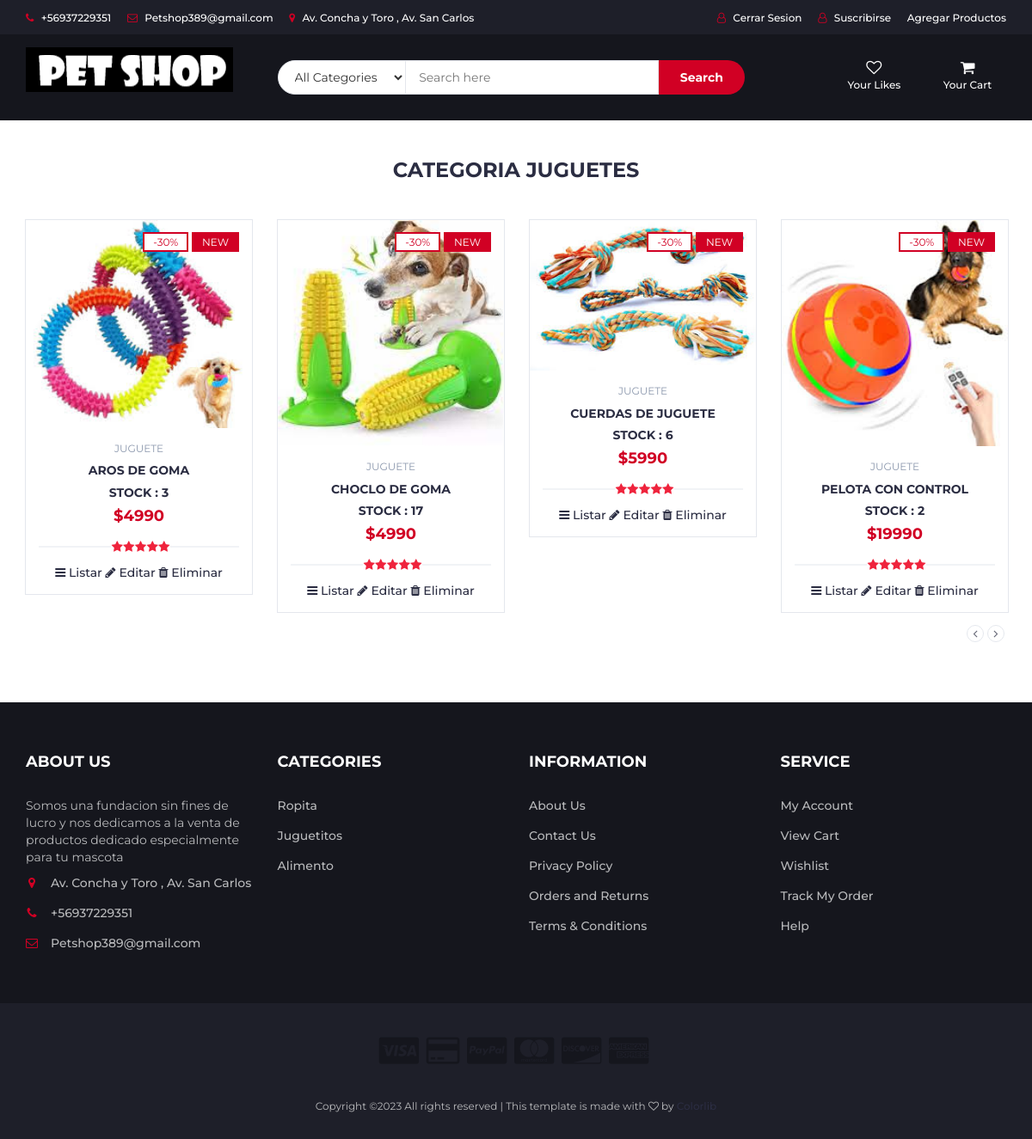
Screenshot of /juguetes/ (signed in) with the database file from the repository.
### core/models.py (models this page shows, shortened)
class Producto(models.Model):
    nombre = models.CharField(max_length=100)
    precio = models.IntegerField()
    stock = models.IntegerField()
    descripcion = models.CharField(max_length=200)
    tipo = models.ForeignKey(TipoProducto, on_delete=models.CASCADE)
    vencimiento = models.DateField()
    imagen = models.ImageField(null=True,blank=True)
    vigente = models.BooleanField()

class TipoProducto(models.Model):
    descripcion = models.CharField(max_length=100)
    def __str__(self):
        return self.descripcion

### core/views.py (the view)
# urls.py: path('juguetes/', juguetes , name="juguetes"),
@login_required
def juguetes(request):
    ProductoAll = Producto.objects.all()
    data = {
        'Listado' : ProductoAll
    }
    return render (request,'core/juguetes.html' , data)

### core/templates/core/juguetes.html (shortened to what this page needs)
{% extends 'core/base.html' %}
{% block contenido %}
<div class="section">
	<div class="container">
		<div class="row">
			<div class="col-md-12">
				<div class="section-title" style="text-align: center;">
					<h3 class="title"> Categoria Juguetes</h3>
				</div>
			</div>
			<div class="col-md-12">
				<div class="row">
					<div class="products-tabs">
						<div id="tab1" class="tab-pane active">
							<div class="products-slick" data-nav="#slick-nav-1">
								{% for p in Listado %}
								{% if p.tipo.id == 2 %}
									<div class="product">
										<div class="product-img">
											{% if p.imagen %}
											<img src="{{ p.imagen.url }}" alt="">
											{% endif %}
											<div class="product-label">
												<span class="sale">-30%</span>
												<span class="new">NEW</span>
											</div>
										</div>
										<div class="product-body">
											<p class="product-category">{{ p.tipo }}</p>
											<h3 class="product-name"><a href="#">{{ p.nombre }}</a></h3>
											{% if p.stock == 0 %}
												<h3 class="product-name" style="color: red;"> PRODUCTO SIN STOCK </h3>
											{% else %}
												<h3 class="product-name"><a href="#">stock : {{ p.stock }}</a></h3>
												<h4 class="product-price">${{ p.precio }}<del class="product-old-price"></del></h4>
											{% endif %}
											<div class="product-rating">
												<i class="fa fa-star"></i>
												<i class="fa fa-star"></i>
												<i class="fa fa-star"></i>
												<i class="fa fa-star"></i>
												<i class="fa fa-star"></i>
												<br>
											</div>
											<div class="product-btns">
												{% if user.is_authenticated %}
												<a href="{% url 'read_product' %}"><i class="fa fa-bars"></i> Listar </a>
												<a href="{% url 'update_product' p.id %}"><i class="fa fa-pencil"></i> Editar </a>
												<a onclick="deleteProducto( {{ p.id }} )"><i class="fa fa-trash"></i> Eliminar </a>
												{% endif %}
											</div>
										</div>
										{% if user.is_authenticated %}
											<div class="add-to-cart">
												<button class="add-to-cart-btn"> Agregar al Carrito</button>
											</div>
										{% else %}
										<div class="add-to-cart">
											<button class="add-to-cart-btn"><i class="fa fa-shopping-cart"></i> Inicia Sesion para Agregar</button>
										</div>
									{% endif %}
								</div>
								{% endif %}
								{% endfor %}
							</div>
							<div id="slick-nav-1" class="products-slick-nav"></div>
						</div>
					</div>
				</div>
			</div>
		</div>
	</div>
</div>
<br><br><br>
{% endblock %}

### core/static/core/css/style.css (style rules this page uses)
body { font-family: 'Montserrat', sans-serif; font-weight: 400; color: #333; }
h1, h2, h3, h4, h5, h6 { color: #2B2D42; font-weight: 700; margin: 0 0 10px; }
a { color: #2B2D42; font-weight: 500; -webkit-transition: 0.2s color; transition: 0.2s color; }
.section { padding-top: 30px; padding-bottom: 30px; }
.section-title { position: relative; margin-bottom: 30px; margin-top: 15px; }
.section-title .title { display: inline-block; text-transform: uppercase; margin: 0px; }
.product { position: relative; margin: 15px 0px; -webkit-box-shadow: 0px 0px 0px 0px #E4E7ED, 0px 0px 0px 1px #E4E7ED; box-shadow: 0px 0px 0px 0px #E4E7ED, 0px 0px 0px 1px #E4E7ED; -webkit-transition: 0.2s all; transition: 0.2s all; }
.product .product-img { position: relative; }
.product .product-img>img { width: 100%; }
.product .product-img .product-label { position: absolute; top: 15px; right: 15px; }
.product .product-img .product-label>span { border: 2px solid; padding: 2px 10px; font-size: 12px; }
.product .product-img .product-label>span.sale { background-color: #FFF; border-color: #D10024; color: #D10024; }
.product .product-img .product-label>span.new { background-color: #D10024; border-color: #D10024; color: #FFF; }
.product .product-body { position: relative; padding: 15px; background-color: #FFF; text-align: center; z-index: 20; }
.product .product-body .product-category { text-transform: uppercase; font-size: 12px; color: #8D99AE; }
.product .product-body .product-name { text-transform: uppercase; font-size: 14px; }
.product .product-body .product-name>a { font-weight: 700; }
.product .product-body .product-price { color: #D10024; font-size: 18px; }
.product .product-body .product-rating { position: relative; margin: 15px 0px 10px; height: 20px; }
.product .product-body .product-rating>i { position: relative; width: 14px; margin-right: -4px; background: #FFF; color: #E4E7ED; z-index: 10; }
.product .product-body .product-rating>i.fa-star { color: #ef233c; }
.product .product-body .product-rating:after { content: ""; position: absolute; top: 50%; left: 0; right: 0; -webkit-transform: translateY(-50%); -ms-transform: translateY(-50%); transform: translateY(-50%); height: 1px; background-color: #E4E7ED; }
.product .add-to-cart { position: absolute; left: 1px; right: 1px; bottom: 1px; padding: 15px; background: #1e1f29; text-align: center; -webkit-transform: translateY(0%); -ms-transform: translateY(0%); transform: translateY(0%); -webkit-transition: 0.2s all; transition: 0.2s all; z-index: 2; }
.product .add-to-cart .add-to-cart-btn { position: relative; border: 2px solid transparent; height: 40px; padding: 0 30px; background-color: #ef233c; color: #FFF; text-transform: uppercase; font-weight: 700; border-radius: 40px; -webkit-transition: 0.2s all; transition: 0.2s all; }
.products-slick .product.slick-slide { margin: 15px; }
.products-tabs>.tab-pane { display: block; height: 0; opacity: 0; visibility: hidden; overflow-y: hidden; padding-bottom: 60px; margin-bottom: -60px; }
.products-tabs>.tab-pane.active { opacity: 1; visibility: visible; height: auto; }
.products-slick-nav { position: absolute; right: 15px; z-index: 10; }

### rows the page displays
Producto: imagen (picture), tipo "JUGUETE", nombre "AROS DE GOMA", stock "3", precio "4990"
Producto: imagen (picture), tipo "JUGUETE", nombre "CHOCLO DE GOMA", stock "17", precio "4990"
Producto: imagen (picture), tipo "JUGUETE", nombre "CUERDAS DE JUGUETE", stock "6", precio "5990"
Producto: imagen (picture), tipo "JUGUETE", nombre "PELOTA CON CONTROL", stock "2", precio "19990"
